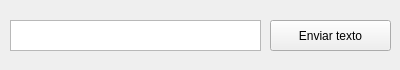
<?xml version="1.0" encoding="UTF-8"?>
<ui version="4.0">
 <class>guiDlg</class>
 <widget class="QWidget" name="guiDlg">
  <property name="geometry">
   <rect>
    <x>0</x>
    <y>0</y>
    <width>400</width>
    <height>70</height>
   </rect>
  </property>
  <property name="windowTitle">
   <string>speech</string>
  </property>
  <widget class="QTextEdit" name="textoaenviar">
   <property name="geometry">
    <rect>
     <x>10</x>
     <y>20</y>
     <width>251</width>
     <height>31</height>
    </rect>
   </property>
  </widget>
  <widget class="QPushButton" name="enviotexto">
   <property name="geometry">
    <rect>
     <x>270</x>
     <y>20</y>
     <width>121</width>
     <height>31</height>
    </rect>
   </property>
   <property name="text">
    <string>Enviar texto</string>
   </property>
  </widget>
 </widget>
 <resources/>
 <connections/>
</ui>
